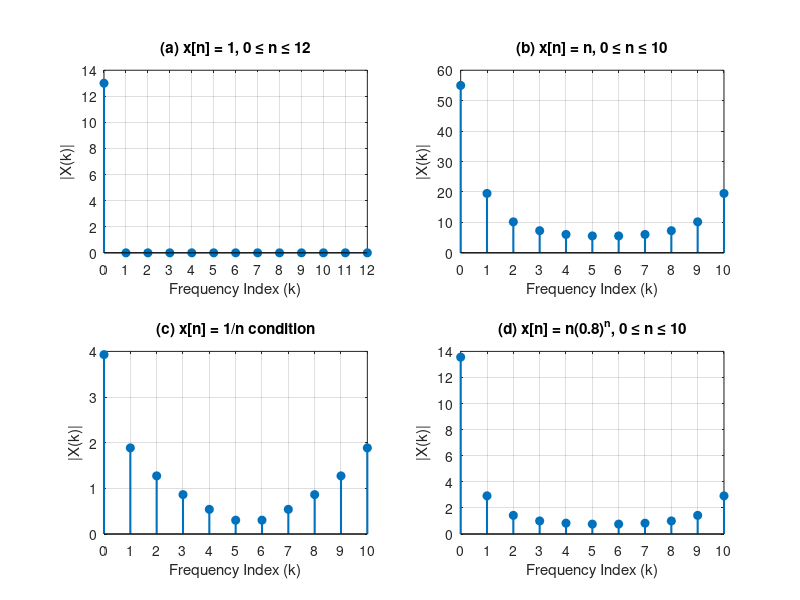

Source code (MATLAB):
%% MATLAB Script to Compute and Plot Discrete DFT/FFT
clear; clc; close all;

%% (a) x[n] = 1, 0 <= n <= 12 (N = 13)
n_a = 0:12;
x_a = ones(size(n_a));
X_a = fft(x_a); 
k_a = 0:length(x_a)-1; % Discrete frequency index

%% (b) x[n] = n, 0 <= n <= 10 (N = 11)
n_b = 0:10;
x_b = n_b;
X_b = fft(x_b);
k_b = 0:length(x_b)-1;

%% (c) x[n] = 1 for n=0, 1/n for n=1..10, 0 otherwise (N = 11)
n_c = 0:10;
x_c = zeros(size(n_c));
x_c(1) = 1;                  % n = 0 (MATLAB uses 1-based indexing)
x_c(2:end) = 1 ./ n_c(2:end); % n = 1 to 10
X_c = fft(x_c);
k_c = 0:length(x_c)-1;

%% (d) x[n] = n*(0.8)^n, 0 <= n <= 10 (N = 11)
n_d = 0:10;
x_d = n_d .* (0.8).^n_d;
X_d = fft(x_d);
k_d = 0:length(x_d)-1;

%% Plotting the Discrete Magnitude Spectra
figure('Position', [100, 100, 1000, 750]);

% Plot (a)
subplot(2,2,1);
stem(k_a, abs(X_a), 'filled', 'LineWidth', 1.5, 'MarkerSize', 6);
title('(a) x[n] = 1, 0 \leq n \leq 12');
xlabel('Frequency Index (k)');
ylabel('|X(k)|');
xticks(k_a); % Show every discrete index
grid on;

% Plot (b)
subplot(2,2,2);
stem(k_b, abs(X_b), 'filled', 'LineWidth', 1.5, 'MarkerSize', 6);
title('(b) x[n] = n, 0 \leq n \leq 10');
xlabel('Frequency Index (k)');
ylabel('|X(k)|');
xticks(k_b);
grid on;

% Plot (c)
subplot(2,2,3);
stem(k_c, abs(X_c), 'filled', 'LineWidth', 1.5, 'MarkerSize', 6);
title('(c) x[n] = 1/n condition');
xlabel('Frequency Index (k)');
ylabel('|X(k)|');
xticks(k_c);
grid on;

% Plot (d)
subplot(2,2,4);
stem(k_d, abs(X_d), 'filled', 'LineWidth', 1.5, 'MarkerSize', 6);
title('(d) x[n] = n(0.8)^n, 0 \leq n \leq 10');
xlabel('Frequency Index (k)');
ylabel('|X(k)|');
xticks(k_d);
grid on;
